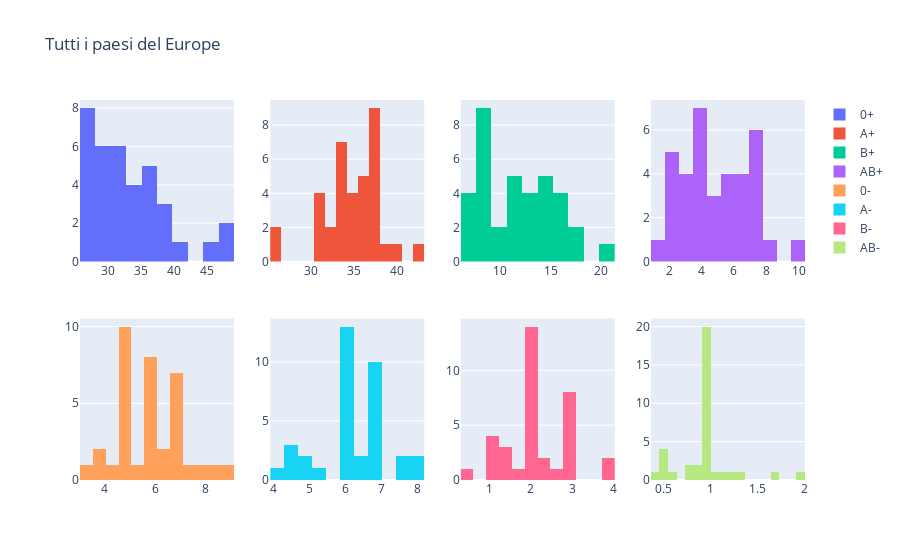

Notebook code cell kept with this figure:
### Markdown cell above
## 3.2 Grafico a Barre - Continentale

### Code cell
# Grafico a Barre - Continentale

import main

# Inserire il continente
continent = "Europe"

main.create_hist_graph(f'Tutti i paesi del {continent}'
    ,["0+", main.get_array("0+", continent)] 
    ,["A+", main.get_array("a+", continent)] 
    ,["B+", main.get_array("b+", continent)] 
    ,["AB+", main.get_array("ab+", continent)]
    ,["0-", main.get_array("0-", continent)]
    ,["A-", main.get_array("a-", continent)] 
    ,["B-", main.get_array("b-", continent)] 
    ,["AB-", main.get_array("ab-", continent)] 
    )

### Figure 1 — Plotly figure (JSON) as saved in the notebook; plotly's stock layout.template omitted (floating-point values rounded to 4 significant figures)
{"data": [{"name": "0+", "type": "histogram", "x": [28.85, 30, 38, 31, 28, 29, 27, 35, 29.5, 27, 36, 35, 37.4, 27, 47.6, 47, 40, 30.6, 36, 35, 29.36, 28.5, 39.5, 34, 26.6, 36.2, 28, 46, 31.92, 27.2, 31, 36, 32, 26, 32, 37], "xaxis": "x", "xbins": {"size": 2.335}, "yaxis": "y"}, {"name": "A+", "type": "histogram", "x": [34.45, 33, 34, 36, 37, 36, 36, 37, 30.8, 38, 37, 37, 32.9, 33, 26.4, 26, 36, 31, 33, 37, 38.45, 31.8, 35, 42.5, 31.26, 39.8, 37, 31, 35.28, 35.7, 33, 34, 37, 37, 34, 35], "xaxis": "x2", "xbins": {"size": 1.268}, "yaxis": "y2"}, {"name": "B+", "type": "histogram", "x": [15.66, 12, 8.5, 12, 13, 15, 15, 8, 20.79, 15, 9, 9, 11, 16, 9.3, 9, 7.5, 17, 11, 9, 13.08, 17.6, 6.7, 6.8, 15.73, 6.6, 14, 9, 12.6, 15.3, 12, 8, 10, 13, 15, 8], "xaxis": "x3", "xbins": {"size": 1.523}, "yaxis": "y3"}, {"name": "AB+", "type": "histogram", "x": [10.29, 6, 4.1, 6, 7, 5, 7, 4, 6.4, 7, 3, 4, 3.7, 8, 1.6, 2, 2.5, 6, 4, 4, 6.54, 7, 2.5, 3.4, 6.75, 2.9, 7, 2.1, 4.2, 6.8, 6, 2.5, 5, 7, 5, 3], "xaxis": "x4", "xbins": {"size": 0.866}, "yaxis": "y4"}, {"name": "0-", "type": "histogram", "x": [3.8, 7, 7, 5, 5, 5, 5, 6, 4.3, 4, 6, 6, 7, 5, 8.4, 8, 7, 5.4, 7, 6, 3.27, 5, 7.5, 6, 6.51, 6, 5, 6, 6.08, 4.8, 7, 9, 6, 5, 5, 7], "xaxis": "x5", "xbins": {"size": 0.506}, "yaxis": "y5"}, {"name": "A-", "type": "histogram", "x": [4.47, 8, 6, 7, 7, 6, 6, 7, 4.5, 6, 7, 6, 5, 7, 4.6, 5, 6, 6, 6, 6, 5.09, 6, 7, 7.5, 7.65, 6.6, 6, 4, 6.72, 6.3, 7, 8, 7, 6, 6, 7], "xaxis": "x6", "xbins": {"size": 0.39}, "yaxis": "y6"}, {"name": "B-", "type": "histogram", "x": [0.45, 3, 1.5, 2, 2, 3, 3, 2, 3, 2, 1, 2, 2, 3, 1.7, 2, 1.5, 3, 2, 2, 2.36, 3, 1.3, 1.2, 3.85, 1.1, 2, 1, 2.4, 2.7, 3, 2, 2, 4, 2, 2], "xaxis": "x7", "xbins": {"size": 0.309}, "yaxis": "y7"}, {"name": "AB-", "type": "histogram", "x": [1.34, 1, 0.8, 1, 1, 1, 1, 1, 0.9, 1, 1, 1, 1, 1, 0.4, 1, 0.5, 1, 1, 1, 1.09, 1.1, 0.5, 0.6, 1.65, 0.5, 1, 0.9, 0.8, 1.2, 1, 0.5, 1, 2, 1, 1], "xaxis": "x8", "xbins": {"size": 0.091}, "yaxis": "y8"}], "layout": {"title": {"text": "Tutti i paesi del Europe"}, "xaxis": {"anchor": "y", "domain": [0, 0.2125]}, "xaxis2": {"anchor": "y2", "domain": [0.2625, 0.475]}, "xaxis3": {"anchor": "y3", "domain": [0.525, 0.7375]}, "xaxis4": {"anchor": "y4", "domain": [0.7875, 1]}, "xaxis5": {"anchor": "y5", "domain": [0, 0.2125]}, "xaxis6": {"anchor": "y6", "domain": [0.2625, 0.475]}, "xaxis7": {"anchor": "y7", "domain": [0.525, 0.7375]}, "xaxis8": {"anchor": "y8", "domain": [0.7875, 1]}, "yaxis": {"anchor": "x", "domain": [0.575, 1]}, "yaxis2": {"anchor": "x2", "domain": [0.575, 1]}, "yaxis3": {"anchor": "x3", "domain": [0.575, 1]}, "yaxis4": {"anchor": "x4", "domain": [0.575, 1]}, "yaxis5": {"anchor": "x5", "domain": [0, 0.425]}, "yaxis6": {"anchor": "x6", "domain": [0, 0.425]}, "yaxis7": {"anchor": "x7", "domain": [0, 0.425]}, "yaxis8": {"anchor": "x8", "domain": [0, 0.425]}}}
